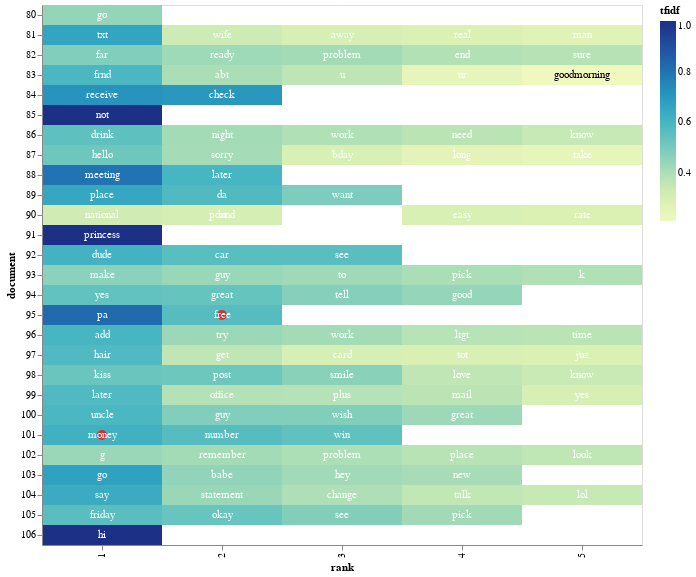

The notebook cell saved with this chart:
### Code cell
term_list = ['free', 'money']

top_tfidf_df = tfidf_df[tfidf_df['tfidf'] != 0]

# base for all visualizations, with rank calculation
base = alt.Chart(top_tfidf_df.iloc[300:400]).encode(
    x = 'rank:O',
    y = 'document:N'
).transform_window(
    rank = "rank()",
    sort = [alt.SortField("tfidf", order="descending")],
    groupby = ["document"],
)

heatmap = base.mark_rect().encode(
    color = 'tfidf:Q'
)

circle = base.mark_circle(size=100).encode(
    color = alt.condition(
        alt.FieldOneOfPredicate(field='term', oneOf=term_list),
        alt.value('red'),
        alt.value('#FFFFFF00')
    )
)

# text labels, white for darker heatmap colors
text = base.mark_text(baseline='middle').encode(
    text = 'term:N',
    color = alt.condition(alt.datum.tfidf >= 0.23, alt.value('white'), alt.value('black'))
)

# display the three superimposed visualizations
(heatmap + circle + text).properties(width = 600) #circle

### Figure 1 — Vega-Lite specification as saved in the notebook (floating-point values rounded to 4 significant figures)
{"config": {"view": {"continuousWidth": 300, "continuousHeight": 300}}, "layer": [{"mark": {"type": "rect"}, "encoding": {"color": {"field": "tfidf", "type": "quantitative"}, "x": {"field": "rank", "type": "ordinal"}, "y": {"field": "document", "type": "nominal"}}, "transform": [{"window": [{"op": "rank", "field": "", "as": "rank"}], "groupby": ["document"], "sort": [{"field": "tfidf", "order": "descending"}]}]}, {"mark": {"type": "circle", "size": 100}, "encoding": {"color": {"condition": {"test": {"field": "term", "oneOf": ["free", "money"]}, "value": "red"}, "value": "#FFFFFF00"}, "x": {"field": "rank", "type": "ordinal"}, "y": {"field": "document", "type": "nominal"}}, "transform": [{"window": [{"op": "rank", "field": "", "as": "rank"}], "groupby": ["document"], "sort": [{"field": "tfidf", "order": "descending"}]}]}, {"mark": {"type": "text", "baseline": "middle"}, "encoding": {"color": {"condition": {"test": "(datum.tfidf >= 0.23)", "value": "white"}, "value": "black"}, "text": {"field": "term", "type": "nominal"}, "x": {"field": "rank", "type": "ordinal"}, "y": {"field": "document", "type": "nominal"}}, "transform": [{"window": [{"op": "rank", "field": "", "as": "rank"}], "groupby": ["document"], "sort": [{"field": "tfidf", "order": "descending"}]}]}], "data": {"name": "data-6711ce24ae166ac675876bb3ee1c1626"}, "width": 600, "$schema": "https://vega.github.io/schema/vega-lite/v5.20.1.json", "datasets": {"data-6711ce24ae166ac675876bb3ee1c1626": [{"document": 80, "term": "go", "tfidf": 0.4464}, {"document": 81, "term": "txt", "tfidf": 0.6582}, {"document": 81, "term": "wife", "tfidf": 0.3271}, {"document": 81, "term": "away", "tfidf": 0.305}, {"document": 81, "term": "real", "tfidf": 0.2915}, {"document": 81, "term": "man", "tfidf": 0.2734}, {"document": 82, "term": "far", "tfidf": 0.4831}, {"document": 82, "term": "ready", "tfidf": 0.4281}, {"document": 82, "term": "problem", "tfidf": 0.417}, {"document": 82, "term": "end", "tfidf": 0.3885}, {"document": 82, "term": "sure", "tfidf": 0.3818}, {"document": 83, "term": "frnd", "tfidf": 0.5917}, {"document": 83, "term": "abt", "tfidf": 0.4041}, {"document": 83, "term": "u", "tfidf": 0.3654}, {"document": 83, "term": "ur", "tfidf": 0.2453}, {"document": 83, "term": "goodmorning", "tfidf": 0.2099}, {"document": 84, "term": "receive", "tfidf": 0.7124}, {"document": 84, "term": "check", "tfidf": 0.7018}, {"document": 85, "term": "not", "tfidf": 1.0}, {"document": 86, "term": "drink", "tfidf": 0.5508}, {"document": 86, "term": "night", "tfidf": 0.4155}, {"document": 86, "term": "work", "tfidf": 0.3942}, {"document": 86, "term": "need", "tfidf": 0.3711}, {"document": 86, "term": "know", "tfidf": 0.3416}, {"document": 87, "term": "hello", "tfidf": 0.5177}, {"document": 87, "term": "sorry", "tfidf": 0.4139}, {"document": 87, "term": "bday", "tfidf": 0.2984}, {"document": 87, "term": "long", "tfidf": 0.2551}, {"document": 87, "term": "take", "tfidf": 0.2474}, {"document": 88, "term": "meeting", "tfidf": 0.8014}, {"document": 88, "term": "later", "tfidf": 0.5981}, {"document": 89, "term": "place", "tfidf": 0.6516}, {"document": 89, "term": "da", "tfidf": 0.5794}, {"document": 89, "term": "want", "tfidf": 0.4895}, {"document": 90, "term": "national", "tfidf": 0.3188}, {"document": 90, "term": "bt", "tfidf": 0.3085}, {"document": 90, "term": "pound", "tfidf": 0.3085}, {"document": 90, "term": "easy", "tfidf": 0.298}, {"document": 90, "term": "rate", "tfidf": 0.2894}, {"document": 91, "term": "princess", "tfidf": 1.0}, {"document": 92, "term": "dude", "tfidf": 0.6119}, {"document": 92, "term": "car", "tfidf": 0.5607}, {"document": 92, "term": "see", "tfidf": 0.5579}, {"document": 93, "term": "make", "tfidf": 0.4627}, {"document": 93, "term": "guy", "tfidf": 0.4374}, {"document": 93, "term": "to", "tfidf": 0.4266}, {"document": 93, "term": "pick", "tfidf": 0.4039}, {"document": 93, "term": "k", "tfidf": 0.3908}, {"document": 94, "term": "yes", "tfidf": 0.5422}, {"document": 94, "term": "great", "tfidf": 0.5317}, {"document": 94, "term": "tell", "tfidf": 0.4744}, {"document": 94, "term": "good", "tfidf": 0.4453}, {"document": 95, "term": "pa", "tfidf": 0.8236}, {"document": 95, "term": "free", "tfidf": 0.5672}, {"document": 96, "term": "add", "tfidf": 0.5982}, {"document": 96, "term": "try", "tfidf": 0.4311}, {"document": 96, "term": "work", "tfidf": 0.4158}, {"document": 96, "term": "ltgt", "tfidf": 0.3801}, {"document": 96, "term": "time", "tfidf": 0.3727}, {"document": 97, "term": "hair", "tfidf": 0.5813}, {"document": 97, "term": "get", "tfidf": 0.3586}, {"document": 97, "term": "card", "tfidf": 0.3014}, {"document": 97, "term": "tot", "tfidf": 0.2931}, {"document": 97, "term": "juz", "tfidf": 0.2906}, {"document": 98, "term": "kiss", "tfidf": 0.5245}, {"document": 98, "term": "post", "tfidf": 0.5166}, {"document": 98, "term": "smile", "tfidf": 0.4651}, {"document": 98, "term": "love", "tfidf": 0.3612}, {"document": 98, "term": "know", "tfidf": 0.3336}, {"document": 99, "term": "later", "tfidf": 0.5796}, {"document": 99, "term": "office", "tfidf": 0.3854}, {"document": 99, "term": "plus", "tfidf": 0.3825}, {"document": 99, "term": "mail", "tfidf": 0.3723}, {"document": 99, "term": "yes", "tfidf": 0.3043}, {"document": 100, "term": "uncle", "tfidf": 0.5917}, {"document": 100, "term": "guy", "tfidf": 0.4829}, {"document": 100, "term": "wish", "tfidf": 0.4811}, {"document": 100, "term": "great", "tfidf": 0.4304}, {"document": 101, "term": "money", "tfidf": 0.6165}, {"document": 101, "term": "number", "tfidf": 0.5668}, {"document": 101, "term": "win", "tfidf": 0.5464}, {"document": 102, "term": "g", "tfidf": 0.4346}, {"document": 102, "term": "remember", "tfidf": 0.4173}, {"document": 102, "term": "problem", "tfidf": 0.3993}, {"document": 102, "term": "place", "tfidf": 0.3775}, {"document": 102, "term": "look", "tfidf": 0.3633}, {"document": 103, "term": "go", "tfidf": 0.6709}, {"document": 103, "term": "babe", "tfidf": 0.4525}, {"document": 103, "term": "hey", "tfidf": 0.4205}, {"document": 103, "term": "new", "tfidf": 0.4102}, {"document": 104, "term": "say", "tfidf": 0.6381}, {"document": 104, "term": "statement", "tfidf": 0.4366}, {"document": 104, "term": "change", "tfidf": 0.3962}, {"document": 104, "term": "talk", "tfidf": 0.3563}, {"document": 104, "term": "lol", "tfidf": 0.344}, {"document": 105, "term": "friday", "tfidf": 0.5582}, {"document": 105, "term": "okay", "tfidf": 0.5285}, {"document": 105, "term": "see", "tfidf": 0.4819}, {"document": 105, "term": "pick", "tfidf": 0.4206}, {"document": 106, "term": "hi", "tfidf": 1.0}]}}
